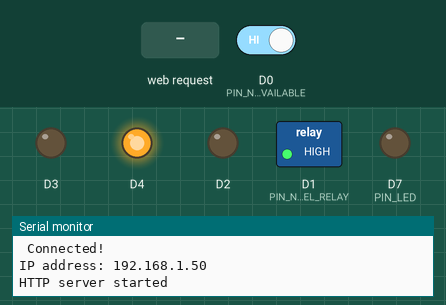
A sketch run on a simulated ESP8266 (NodeMCU). On the bench: switched loads named in the sketch (green lamp = pin HIGH), output pins drawn as LEDs (lit = HIGH), the last lines printed to the serial monitor. Inputs (shaded band) come from the test bench; at power-on: D0 (PIN_NEBEL_AVAILABLE) HIGH. WiFi joins after 1.5 s; servers stay silent unless stated; storage starts empty.

Above: at 7.7 s.
7.8 s: D0 (PIN_NEBEL_AVAILABLE) driven LOW
At 9.1 s:
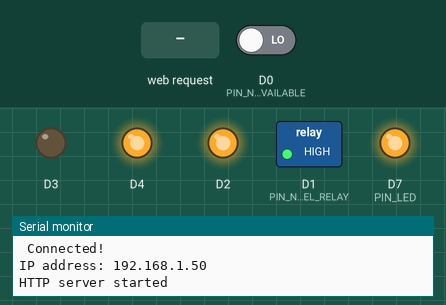
9.5 s: HTTP request GET /nebel received
At 10.2 s:
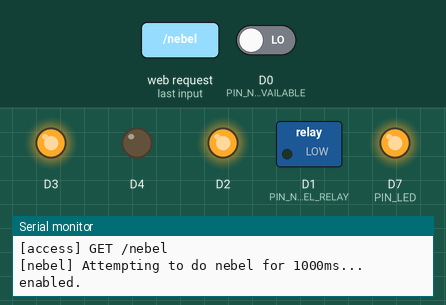
14.0 s: D0 (PIN_NEBEL_AVAILABLE) driven HIGH
At 14.9 s:
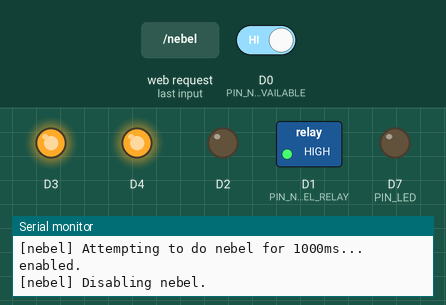
Timing chart, 0 to 17.0 s (numbered marks = the images above; inputs shaded):
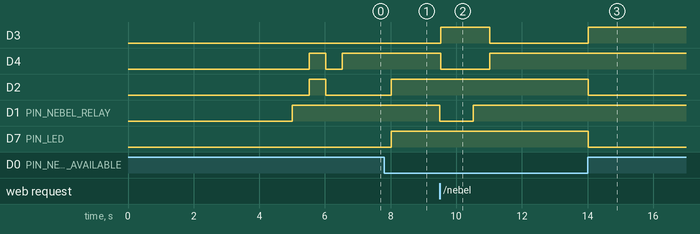

The sketch:

sketch.ino
```cpp
#include <ESP8266WiFi.h>
#include <ESP8266WebServer.h>
#include <ESP8266mDNS.h>
#include <FS.h>
#include <Ticker.h>
#include <WiFiClient.h>

#include "wificonfig.h"
#include "StatusLED.h"

ESP8266WebServer server(80);
Ticker ticker;

const int PIN_NEBEL_AVAILABLE = D0;
const int PIN_LED = 13;
const int PIN_NEBEL_RELAY = D1;

StatusLED statusLED(D2, D3, D4);

bool nebelAvailable = false;
bool nebelStatus = false;
unsigned long nebelUntil = 0;

void setNebelRelay(bool closed) {
    nebelStatus = closed;
    digitalWrite(PIN_NEBEL_RELAY, !closed);
}

void startNebel(unsigned long duration) {
    Serial.print("[nebel] Attempting to do nebel for ");
    Serial.print(duration);
    Serial.print("ms... ");
    if (nebelAvailable) {
        Serial.println("enabled.");
        setNebelRelay(true);
        nebelUntil = millis() + duration;
    } else {
        Serial.println("but nebel is not available!");
    }
}

void stopNebel() {
    nebelUntil = 0;
    setNebelRelay(false);
}

void update() {
    nebelAvailable = !digitalRead(PIN_NEBEL_AVAILABLE);
//    nebelAvailable = true;
//    nebelAvailable = (millis() / 4000) % 2;
    if (nebelAvailable && !nebelStatus) {
        statusLED.setColor(0, 255, 0);
    } else if (nebelAvailable && nebelStatus) {
        statusLED.setColor(0, 0, 255);
    } else {
        statusLED.setColor(255, 0, 0);
    }
    digitalWrite(PIN_LED, nebelAvailable);
    if (nebelStatus && (millis() > nebelUntil || !nebelAvailable)) {
        Serial.println("[nebel] Disabling nebel.");
        setNebelRelay(false);
    }
}

void logRequest() {
    Serial.print("[access] ");
    Serial.print(server.method() == HTTP_GET ? "GET" : (server.method() == HTTP_POST ? "POST" : "OTHER"));
    Serial.print(" ");
    Serial.println(server.uri());
}

void handleStatic(const char* path, const char* contentType) {
    if (SPIFFS.exists(path)) {
        File file = SPIFFS.open(path, "r");
        server.streamFile(file, contentType);
        file.close();
    } else {
        server.send(200, "text/plain", "Error");
    }
}

void handleIndex() {
    logRequest();

    handleStatic("/index.html", "text/html");
    return;
}

void handleStatus() {
    logRequest();

    char buf[512];
    snprintf(buf, 512, "{\"available\" : %d, \"uptime\" : %u}", nebelAvailable, millis());
    server.send(200, "text/plain", buf);
}

void handleNebel() {
    logRequest();

    startNebel(1000);
    server.send(200, "text/plain", "");
    //server.sendHeader("Location", "/", true);
    //server.send(302, "text/plain", "");
}

void handleStopNebel() {
    logRequest();

    stopNebel();
    server.send(200, "text/plain", "");
}

void handleRedButton() {
    logRequest();

    handleStatic("/redbutton.svg", "image/svg+xml");
    return;
}

void handleGrayButton() {
    logRequest();

    handleStatic("/graybutton.svg", "image/svg+xml");
    return;
}

void setup() {
    Serial.begin(115200);
    delay(5000);
    pinMode(PIN_NEBEL_AVAILABLE, INPUT);
    pinMode(PIN_LED, OUTPUT);
    pinMode(PIN_NEBEL_RELAY, OUTPUT);
    setNebelRelay(false);

    SPIFFS.begin();

    statusLED.setColor(255, 0, 255);
#ifdef WIFI_AP
    Serial.print("Creating access point ");
    Serial.println(WIFI_SSID);
    WiFi.softAP(WIFI_SSID, WIFI_PWD);
#else
    Serial.print("Connecting to ");
    Serial.print(WIFI_SSID);
    WiFi.mode(WIFI_STA);
    WiFi.setAutoReconnect(true);
    WiFi.begin(WIFI_SSID, WIFI_PWD);
    WiFi.reconnect();
    bool led = true;
    while (WiFi.status() != WL_CONNECTED) {
        delay(500);
        led = !led;
        statusLED.setColor(led * 255, 0, led * 255);
        Serial.println(WiFi.status());
    }
    Serial.println(" Connected!");
#endif
    update();
    ticker.attach_ms(500, update);

    if (!MDNS.begin("nebel")) {
        Serial.println("Warning: Unable to announce service via MDNS.");
    }
    MDNS.addService("http", "tcp", 80);

#ifdef WIFI_AP
    IPAddress myIP = WiFi.softAPIP();
#else
    IPAddress myIP = WiFi.localIP();
#endif

    Serial.print("IP address: ");
    Serial.println(myIP);
    server.on("/", handleIndex);
    server.on("/status", handleStatus);
    server.on("/nebel", handleNebel);
    server.on("/stopNebel", handleStopNebel);
    server.on("/redbutton.svg", handleRedButton);
    server.on("/graybutton.svg", handleGrayButton);
    server.begin();
    Serial.println("HTTP server started");
}

void loop() {
    server.handleClient();
}
```

StatusLED.cpp
```cpp
#include "StatusLED.h"

StatusLED::StatusLED(int redPin, int greenPin, int bluePin)
    : redPin(redPin), greenPin(greenPin), bluePin(bluePin) {
    pinMode(redPin, OUTPUT);
    pinMode(greenPin, OUTPUT);
    pinMode(bluePin, OUTPUT);
    setColor(0, 0, 0);
}

void StatusLED::setColor(int red, int green, int blue) {
    setPWM(red, green, blue);
}

void StatusLED::setPWM(int red, int green, int blue) {
    red = 1024 - (red*4);
    green = 1024 - (green*4);
    blue = 1024 - (blue*4);
    analogWrite(redPin, red);
    analogWrite(greenPin, green);
    analogWrite(bluePin, blue);
}
```

StatusLED.h
```cpp
#ifndef StatusLED_h
#define StatusLED_h

#include <Arduino.h>
#include <Ticker.h>

class StatusLED {
public:
    StatusLED(int redPin, int greenPin, int bluePin);

    void setColor(int red, int green, int blue);

protected:
    int redPin, bluePin, greenPin;

    void setPWM(int red, int green, int blue);
};

#endif
```

wificonfig.h
```cpp
//#define WIFI_AP
#ifdef WIFI_AP
# define WIFI_SSID "HotspotForAHotbox"
# define WIFI_PWD "nebel-in-the-cloud"
#else
//# define WIFI_SSID "53301330"
//# define WIFI_PWD "ca4c1af203c545cb20c2aa740aa46cb123a46b438d5601721ab037823dd5dba7"
//# define WIFI_SSID "XGME Hotspotbox"
//# define WIFI_PWD ""
# define WIFI_SSID "HotspotForAHotbox"
# define WIFI_PWD "nebel-in-the-cloud"
#endif
```

Measured:
- after the input at 7.8 s, D2, D7 (PIN_LED): LOW → HIGH after 0.23 s
- after the input at 9.5 s, D3: LOW → HIGH at once, → LOW 1.5 s later; D4: HIGH → LOW at once, → HIGH 1.5 s later; D1 (PIN_NEBEL_RELAY): HIGH → LOW at once, → HIGH 1.0 s later
- after the input at 14.0 s, D3: LOW → HIGH at once; D2, D7 (PIN_LED): HIGH → LOW at once
